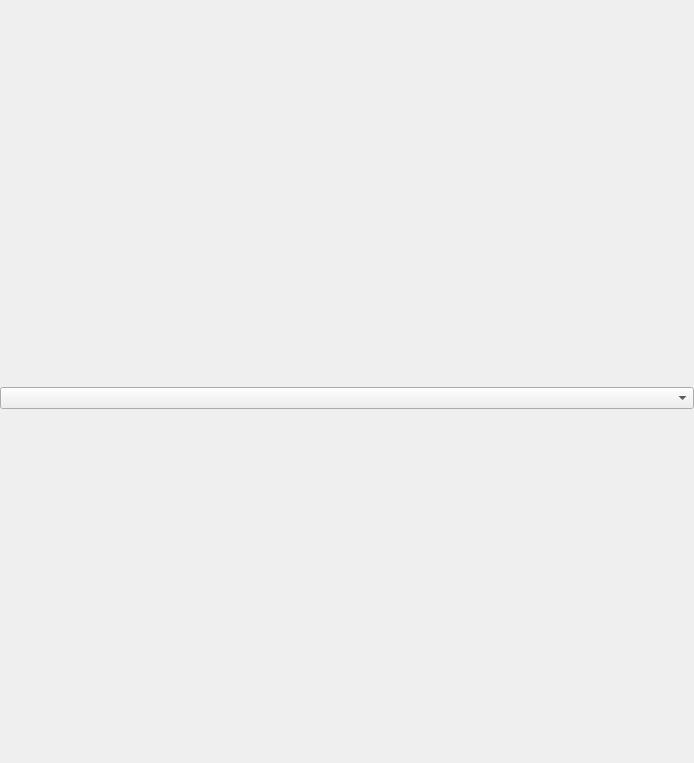
<?xml version="1.0" encoding="UTF-8"?>
<ui version="4.0">
 <class>controlnet_settings_widget</class>
 <widget class="QWidget" name="controlnet_settings_widget">
  <property name="geometry">
   <rect>
    <x>0</x>
    <y>0</y>
    <width>694</width>
    <height>763</height>
   </rect>
  </property>
  <property name="windowTitle">
   <string>Form</string>
  </property>
  <layout class="QGridLayout" name="gridLayout_2">
   <property name="leftMargin">
    <number>0</number>
   </property>
   <property name="topMargin">
    <number>0</number>
   </property>
   <property name="rightMargin">
    <number>0</number>
   </property>
   <property name="bottomMargin">
    <number>0</number>
   </property>
   <property name="horizontalSpacing">
    <number>0</number>
   </property>
   <property name="verticalSpacing">
    <number>10</number>
   </property>
   <item row="1" column="0">
    <widget class="QWidget" name="widget_3" native="true">
     <layout class="QGridLayout" name="gridLayout">
      <property name="leftMargin">
       <number>0</number>
      </property>
      <property name="topMargin">
       <number>0</number>
      </property>
      <property name="rightMargin">
       <number>0</number>
      </property>
      <property name="bottomMargin">
       <number>0</number>
      </property>
      <property name="horizontalSpacing">
       <number>0</number>
      </property>
      <property name="verticalSpacing">
       <number>10</number>
      </property>
      <item row="1" column="0">
       <widget class="QWidget" name="widget" native="true">
        <property name="minimumSize">
         <size>
          <width>0</width>
          <height>0</height>
         </size>
        </property>
        <layout class="QVBoxLayout" name="verticalLayout">
         <property name="leftMargin">
          <number>0</number>
         </property>
         <property name="topMargin">
          <number>0</number>
         </property>
         <property name="rightMargin">
          <number>0</number>
         </property>
         <item>
          <widget class="SliderWidget" name="controlnet_conditioning_scale" native="true">
           <property name="slider_minimum" stdset="0">
            <number>0</number>
           </property>
           <property name="slider_maximum" stdset="0">
            <number>100</number>
           </property>
           <property name="spinbox_minimum" stdset="0">
            <number>0</number>
           </property>
           <property name="spinbox_maximum" stdset="0">
            <double>1.000000000000000</double>
           </property>
           <property name="slider_tick_interval" stdset="0">
            <number>1</number>
           </property>
           <property name="slider_single_step" stdset="0">
            <number>1</number>
           </property>
           <property name="slider_page_step" stdset="0">
            <number>2</number>
           </property>
           <property name="spinbox_single_step" stdset="0">
            <double>0.100000000000000</double>
           </property>
           <property name="spinbox_page_step" stdset="0">
            <double>0.200000000000000</double>
           </property>
           <property name="label_text" stdset="0">
            <string>Conditioning Scale</string>
           </property>
           <property name="settings_property" stdset="0">
            <string notr="true">controlnet_settings.conditioning_scale</string>
           </property>
           <property name="display_as_float" stdset="0">
            <bool>true</bool>
           </property>
          </widget>
         </item>
         <item>
          <widget class="SliderWidget" name="strength_slider" native="true">
           <property name="slider_minimum" stdset="0">
            <number>0</number>
           </property>
           <property name="slider_maximum" stdset="0">
            <number>100</number>
           </property>
           <property name="spinbox_minimum" stdset="0">
            <number>0</number>
           </property>
           <property name="spinbox_maximum" stdset="0">
            <double>1.000000000000000</double>
           </property>
           <property name="slider_tick_interval" stdset="0">
            <number>1</number>
           </property>
           <property name="slider_single_step" stdset="0">
            <number>1</number>
           </property>
           <property name="slider_page_step" stdset="0">
            <number>10</number>
           </property>
           <property name="spinbox_single_step" stdset="0">
            <double>0.100000000000000</double>
           </property>
           <property name="spinbox_page_step" stdset="0">
            <double>0.200000000000000</double>
           </property>
           <property name="label_text" stdset="0">
            <string>Strength</string>
           </property>
           <property name="settings_property" stdset="0">
            <string notr="true">controlnet_settings.strength</string>
           </property>
           <property name="display_as_float" stdset="0">
            <bool>true</bool>
           </property>
          </widget>
         </item>
        </layout>
       </widget>
      </item>
      <item row="0" column="0">
       <widget class="QComboBox" name="controlnet"/>
      </item>
     </layout>
    </widget>
   </item>
   <item row="0" column="0">
    <widget class="QWidget" name="section_header" native="true">
     <property name="sizePolicy">
      <sizepolicy hsizetype="Preferred" vsizetype="Preferred">
       <horstretch>0</horstretch>
       <verstretch>0</verstretch>
      </sizepolicy>
     </property>
     <property name="minimumSize">
      <size>
       <width>0</width>
       <height>0</height>
      </size>
     </property>
     <layout class="QGridLayout" name="gridLayout_3">
      <property name="leftMargin">
       <number>0</number>
      </property>
      <property name="topMargin">
       <number>0</number>
      </property>
      <property name="rightMargin">
       <number>10</number>
      </property>
      <property name="bottomMargin">
       <number>0</number>
      </property>
     </layout>
    </widget>
   </item>
  </layout>
 </widget>
 <customwidgets>
  <customwidget>
   <class>SliderWidget</class>
   <extends>QWidget</extends>
   <header>airunner/gui/widgets/slider/slider_widget</header>
   <container>1</container>
  </customwidget>
 </customwidgets>
 <resources/>
 <connections>
  <connection>
   <sender>controlnet</sender>
   <signal>currentTextChanged(QString)</signal>
   <receiver>controlnet_settings_widget</receiver>
   <slot>controlnet_changed(QString)</slot>
   <hints>
    <hint type="sourcelabel">
     <x>94</x>
     <y>16</y>
    </hint>
    <hint type="destinationlabel">
     <x>3</x>
     <y>5</y>
    </hint>
   </hints>
  </connection>
 </connections>
 <slots>
  <slot>color_button_clicked()</slot>
  <slot>controlnet_changed(QString)</slot>
  <slot>toggle_auto_generate_while_drawing(bool)</slot>
 </slots>
</ui>
